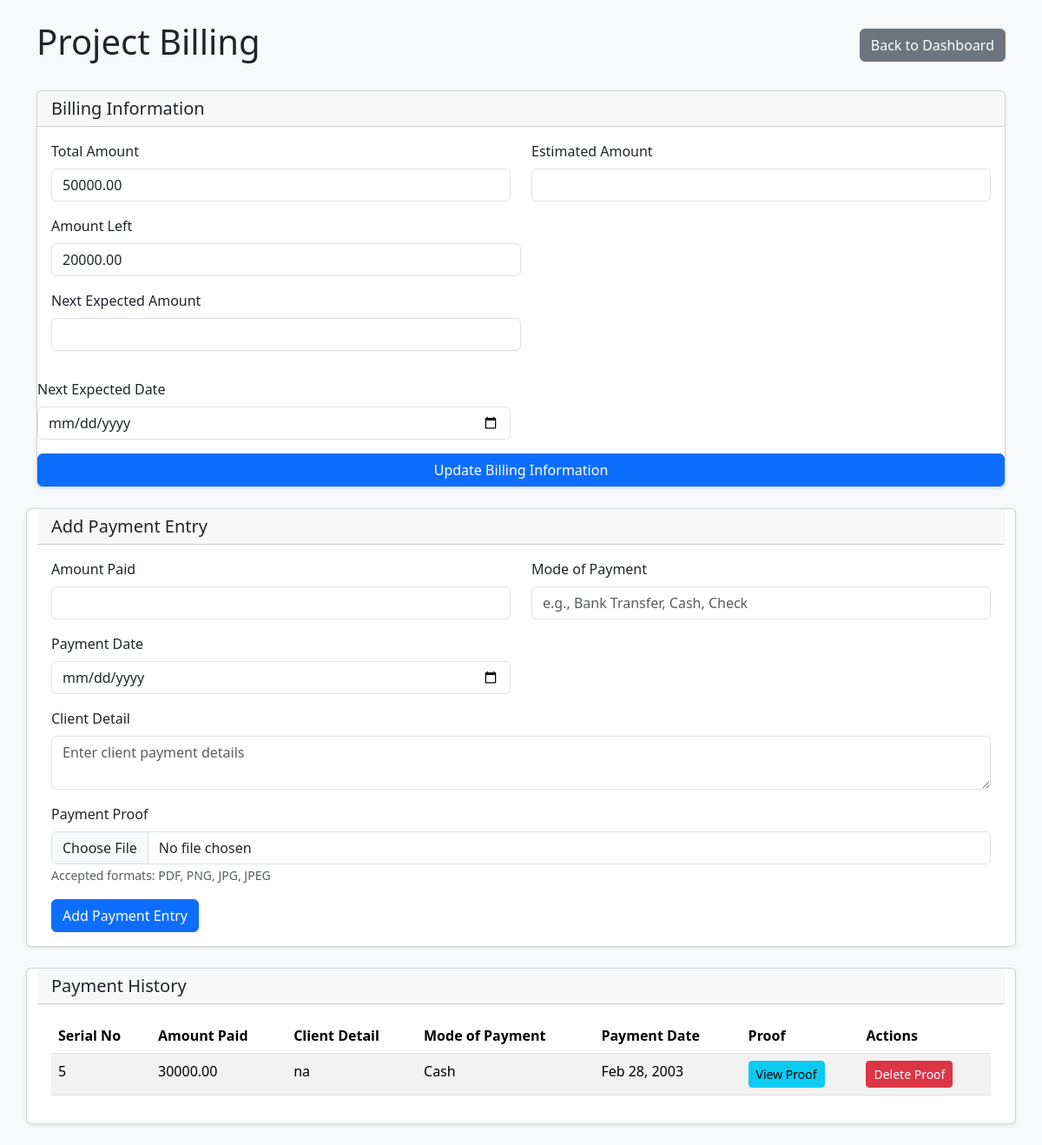
The page /billing/45/ (signed in) on the database as committed earlier.
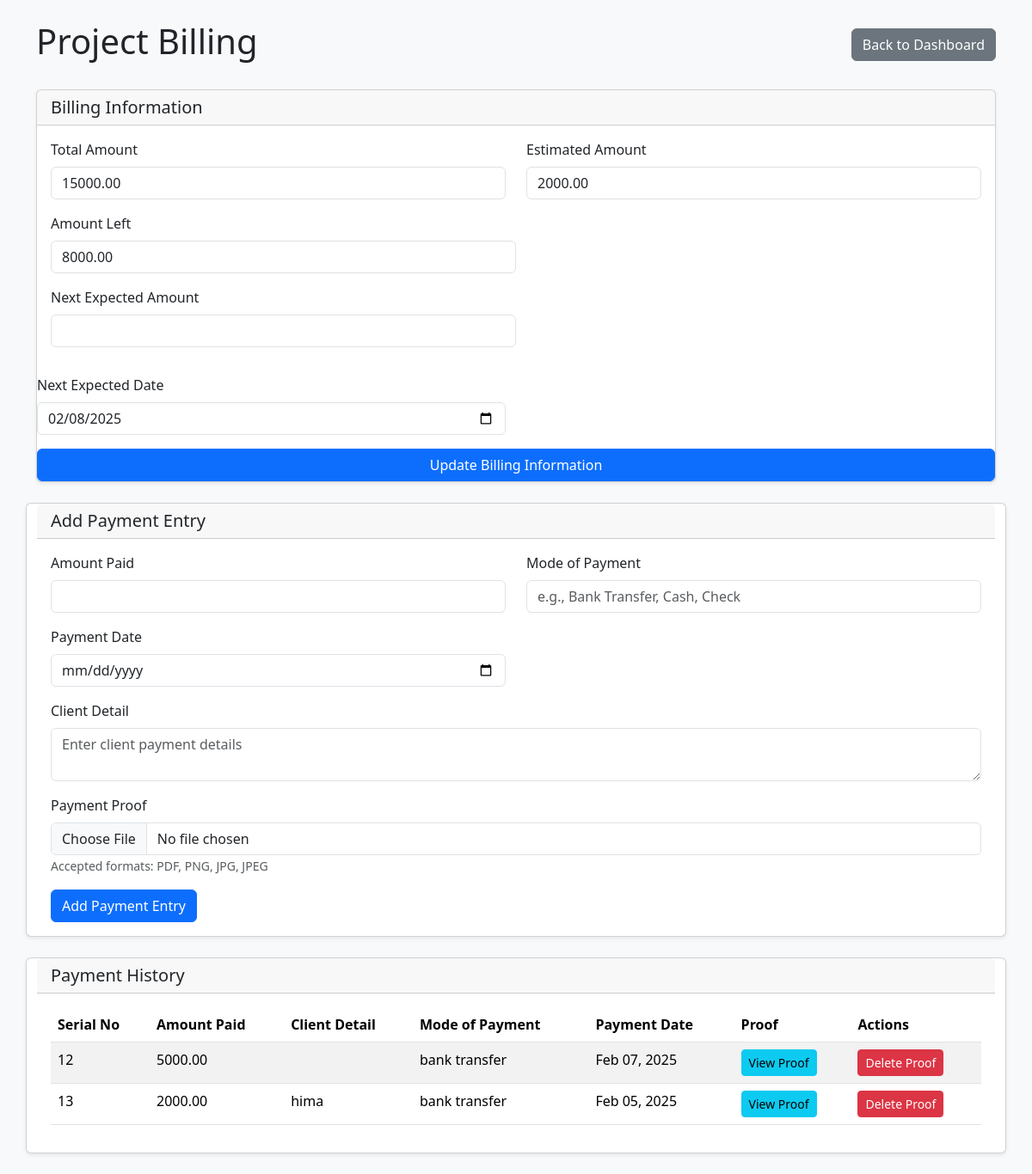
The same page on the database as committed later.
### login/models.py (models this page shows, shortened)
class Billing(models.Model):
    project = models.OneToOneField(Project, on_delete=models.CASCADE, primary_key=True)
    total_amount = models.DecimalField(max_digits=10, decimal_places=2, null=True, blank=True)
    estimated_amount = models.DecimalField(max_digits=10, decimal_places=2, null=True, blank=True)
    amount_left = models.DecimalField(max_digits=10, decimal_places=2, null=True, blank=True)
    next_expected_amount = models.DecimalField(max_digits=10, decimal_places=2, null=True, blank=True)
    next_expected_date = models.DateField(null=True, blank=True)
    uploaded_at = models.DateTimeField(auto_now_add=True)

class PaymentEntry(models.Model):
    billing = models.ForeignKey(Billing, on_delete=models.CASCADE, related_name='payments')
    serial_no = models.AutoField(primary_key=True)
    amount_paid = models.DecimalField(max_digits=10, decimal_places=2, null=True, blank=True)
    client_detail = models.TextField(null=True, blank=True)
    mode_of_payment = models.CharField(max_length=50, null=True, blank=True)
    payment_proof = models.FileField(
        upload_to='payment_proofs/%Y/%m/%d/',
        validators=[
            FileExtensionValidator(['pdf', 'png', 'jpg', 'jpeg'])
        ],
        blank=True,
        null=True
    )
    payment_date = models.DateField(null=True, blank=True)

### login/views.py (the view, shortened to what this page needs)
# urls.py: path('billing/<str:project_id>/', views.billing_view, name='billing'),
def billing_view(request, project_id):
    if 'userid' not in request.session:
        messages.error(request, 'Please log in to access this page')
        return redirect('new_user_login')
    try:
        user = UserRegistration.objects.get(userid=request.session['userid'])
        if user.group.name == 'Managers':
            project = Project.objects.get(project_id=project_id)
        else:
            project = Project.objects.get(project_id=project_id, user=user)
        billing, created = Billing.objects.get_or_create(project=project)
        billing_form = BillingForm(instance=billing)
        payment_form = PaymentEntryForm()
        payment_entries = PaymentEntry.objects.filter(billing=billing).order_by('-payment_date')
        return render(request, 'billing.html', {
            'billing_form': billing_form,
            'payment_form': payment_form,
            'project': project,
            'payment_entries': payment_entries,
            'billing': billing,
        })
    except (UserRegistration.DoesNotExist, Project.DoesNotExist):
        messages.error(request, 'User or project not found.')
        return redirect('portal')

### login/forms.py
class BillingForm(forms.ModelForm):
    class Meta:
        model = Billing
        fields = ['total_amount', 'estimated_amount', 'next_expected_amount', 'next_expected_date']
        widgets = {
            'total_amount': forms.NumberInput(attrs={
                'class': 'form-control',
                'step': '0.01'
            }),
            'estimated_amount': forms.NumberInput(attrs={
                'class': 'form-control',
                'step': '0.01'
            }),
            'next_expected_amount': forms.NumberInput(attrs={
                'class': 'form-control',
                'step': '0.01'
            }),
            'next_expected_date': forms.DateInput(attrs={
                'class': 'form-control',
                'type': 'date'
            }),
        }

class PaymentEntryForm(forms.ModelForm):
    class Meta:
        model = PaymentEntry
        fields = ['amount_paid', 'client_detail', 'mode_of_payment', 'payment_proof', 'payment_date']
        widgets = {
            'amount_paid': forms.NumberInput(attrs={
                'class': 'form-control',
                'step': '0.01'
            }),
            'client_detail': forms.Textarea(attrs={
                'rows': 2,
                'class': 'form-control',
                'placeholder': 'Enter client payment details'
            }),
            'mode_of_payment': forms.TextInput(attrs={
                'class': 'form-control',
                'placeholder': 'e.g., Bank Transfer, Cash, Check'
            }),
            'payment_proof': forms.FileInput(attrs={
                'class': 'form-control',
                'accept': '.pdf,.png,.jpg,.jpeg'
            }),
            'payment_date': forms.DateInput(attrs={
                'class': 'form-control',
                'type': 'date'
            }),
        }

### login/templates/billing.html (shortened to what this page needs)
<!DOCTYPE html>
<html lang="en">
<head>
    <link href="https://cdnjs.cloudflare.com/ajax/libs/bootstrap/5.3.2/css/bootstrap.min.css" rel="stylesheet">
</head>
<body class="bg-light">
    <div class="container py-4">
        <div class="row">
            <div class="col-12">
                <div class="d-flex justify-content-between align-items-center mb-4">
                    <h1>Project Billing</h1>
                    <a href="{% url 'dashboard' project_id=project.project_id %}" class="btn btn-secondary">Back to Dashboard</a>
                </div>
                <div class="card shadow-sm mb-4">
                    <div class="card-header">
                        <h5 class="card-title mb-0">Billing Information</h5>
                    </div>
                    <div class="card-body">
                        <form method="post">
                            <div class="row">
                                <div class="col-md-6 mb-3">
                                    <label for="{{ billing_form.total_amount.id_for_label }}" class="form-label">Total Amount</label>
                                    {{ billing_form.total_amount }}
                                </div>
                                <div class="col-md-6 mb-3">
                                    <label for="{{ billing_form.estimated_amount.id_for_label }}" class="form-label">Estimated Amount</label>
                                    {{ billing_form.estimated_amount }}
                                </div>
                            </div>
                            <div class="col-md-6 mb-3">
                                <label class="form-label">Amount Left</label>
                                <input type="text" class="form-control" value="{{ billing.amount_left|default:0 }}" readonly>
                            </div>
                                <div class="col-md-6 mb-3">
                                    <label for="{{ billing_form.next_expected_amount.id_for_label }}" class="form-label">Next Expected Amount</label>
                                    {{ billing_form.next_expected_amount }}
                                </div>
                            </div>
                            <div class="row">
                                <div class="col-md-6 mb-3">
                                    <label for="{{ billing_form.next_expected_date.id_for_label }}" class="form-label">Next Expected Date</label>
                                    {{ billing_form.next_expected_date }}
                                </div>
                            </div>
                            <button type="submit" class="btn btn-primary">Update Billing Information</button>
                    </div>
                </div>
                <div class="card shadow-sm mb-4">
                    <div class="card-header">
                        <h5 class="card-title mb-0">Add Payment Entry</h5>
                    </div>
                    <div class="card-body">
                        <form method="post" enctype="multipart/form-data">
                            <div class="row">
                                <div class="col-md-6 mb-3">
                                    <label for="{{ payment_form.amount_paid.id_for_label }}" class="form-label">Amount Paid</label>
                                    {{ payment_form.amount_paid }}
                                </div>
                                <div class="col-md-6 mb-3">
                                    <label for="{{ payment_form.mode_of_payment.id_for_label }}" class="form-label">Mode of Payment</label>
                                    {{ payment_form.mode_of_payment }}
                                </div>
                            </div>
                            <div class="row">
                                <div class="col-md-6 mb-3">
                                    <label for="{{ payment_form.payment_date.id_for_label }}" class="form-label">Payment Date</label>
                                    {{ payment_form.payment_date }}
                                </div>
                            </div>
                            <div class="mb-3">
                                <label for="{{ payment_form.client_detail.id_for_label }}" class="form-label">Client Detail</label>
                                {{ payment_form.client_detail }}
                            </div>
                            <div class="mb-3">
                                <label for="{{ payment_form.payment_proof.id_for_label }}" class="form-label">Payment Proof</label>
                                {{ payment_form.payment_proof }}
                                <small class="text-muted">Accepted formats: PDF, PNG, JPG, JPEG</small>
                            </div>
                            <button type="submit" class="btn btn-primary">Add Payment Entry</button>
                        </form>
                    </div>
                </div>
                <div class="card shadow-sm">
                    <div class="card-header">
                        <h5 class="card-title mb-0">Payment History</h5>
                    </div>
                    <div class="card-body">
                        <div class="table-responsive">
                            <table class="table table-striped">
                                <thead>
                                    <tr>
                                        <th>Serial No</th>
                                        <th>Amount Paid</th>
                                        <th>Client Detail</th>
                                        <th>Mode of Payment</th>
                                        <th>Payment Date</th>
                                        <th>Proof</th>
                                        <th>Actions</th>
                                    </tr>
                                </thead>
                                <tbody>
                                    {% for entry in payment_entries %}
                                    <tr>
                                        <td>{{ entry.serial_no }}</td>
                                        <td>{{ entry.amount_paid }}</td>
                                        <td>{{ entry.client_detail }}</td>
                                        <td>{{ entry.mode_of_payment }}</td>
                                        <td>{{ entry.payment_date|date:"M d, Y" }}</td>
                                        <td>
                                            {% if entry.payment_proof %}
                                                <a href="{{ entry.payment_proof.url }}" target="_blank" class="btn btn-sm btn-info">View Proof</a>
                                            {% else %}
                                                <span class="text-muted">No proof attached</span>
                                            {% endif %}
                                        </td>
                                        <td>
                                            {% if entry.payment_proof %}
                                                <form method="post" class="d-inline">
                                                    <button type="submit" class="btn btn-danger btn-sm"
                                                            onclick="return confirm('Are you sure you want to delete this payment proof?')">
                                                        Delete Proof
                                                    </button>
                                                </form>
                                            {% endif %}
                                        </td>
                                    </tr>
                                    {% empty %}
                                    <tr>
                                        <td colspan="7" class="text-center">No payment entries yet</td>
                                    </tr>
                                    {% endfor %}
                                </tbody>
                            </table>
                        </div>
                    </div>
                </div>
            </div>
        </div>
</body>
</html>

Rows that differ between the two databases and show on the page:
removed PaymentEntry: serial_no "5", amount_paid "30000.00", client_detail "na", mode_of_payment "Cash", payment_date "Feb 28, 2003"
changed Billing: total_amount "50000.00" → "15000.00"; estimated_amount (not shown) → "2000.00"; amount_left "20000.00" → "8000.00"; next_expected_date (not shown) → "02/08/2025"
added PaymentEntry: serial_no "12", amount_paid "5000.00", mode_of_payment "bank transfer", payment_date "Feb 07, 2025"
added PaymentEntry: serial_no "13", amount_paid "2000.00", client_detail "hima", mode_of_payment "bank transfer", payment_date "Feb 05, 2025"
